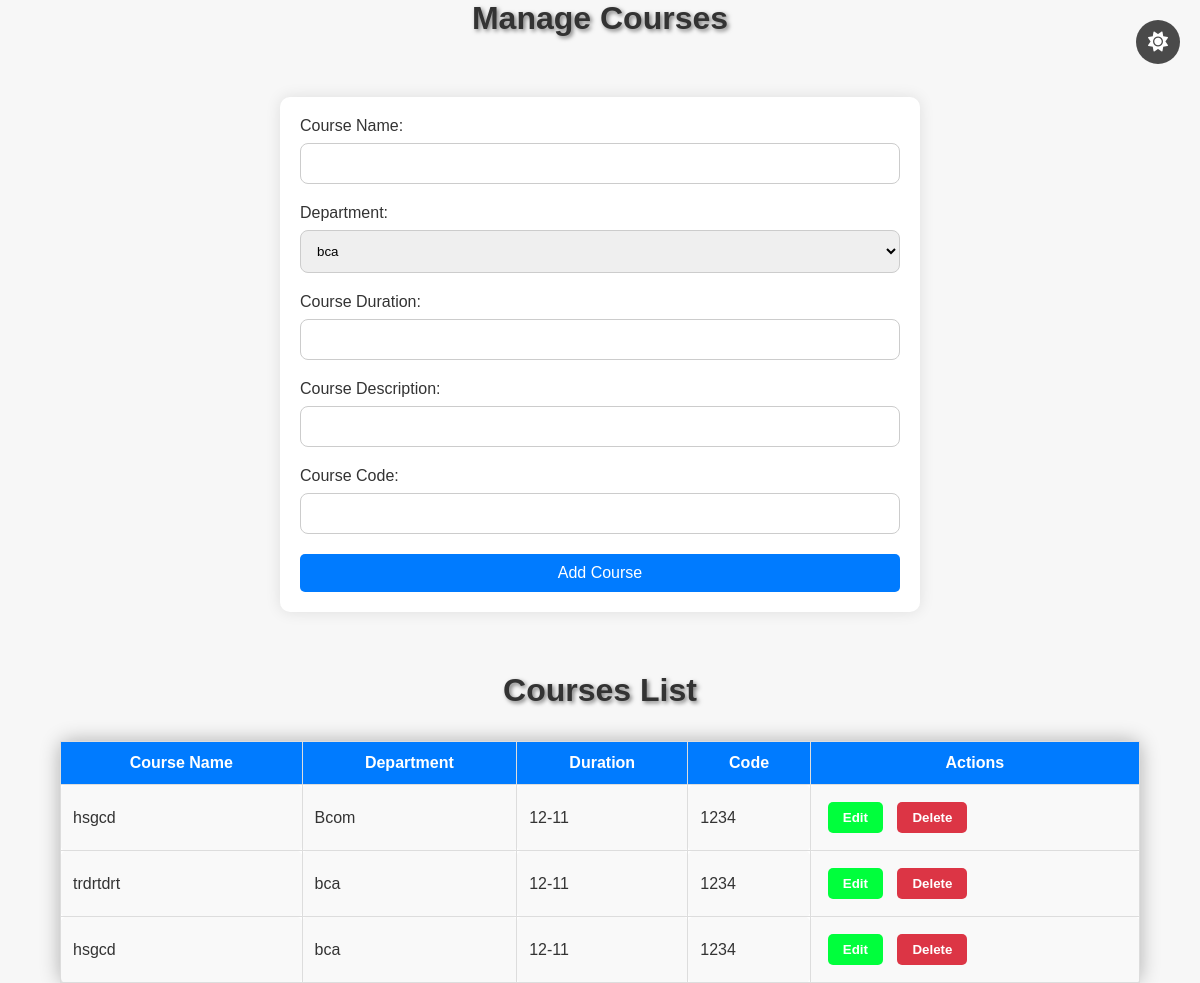
/manage_courses/, run on the app's committed database.
### SynChronisApp/models.py (models this page shows)
class CourseTable(models.Model):
    CourseName = models.CharField(max_length=50, null=True, blank=True)
    Department = models.ForeignKey(DepartmentsTable, on_delete=models.CASCADE, null=True, blank=True)
    CourseDuration = models.CharField(max_length=50, null=True, blank=True)
    CourseDescription = models.CharField(max_length=500, null=True, blank=True)
    CourseCode = models.CharField(max_length=50, null=True, blank=True)

class DepartmentsTable(models.Model):
    department_id = models.IntegerField(null=False, blank=False)
    Department = models.CharField(max_length=50, null=True, blank=True)

### SynChronisApp/views.py (the view, shortened to what this page needs)
# urls.py: path('manage_courses/', ManageCoursesView.as_view(), name='manage_courses'),
class ManageCoursesView(View):
    def get(self, request):
        courses = CourseTable.objects.all()
        departments = DepartmentsTable.objects.all()
        form = CourseForm()
        return render(request, 'manage_courses.html', {
            'courses': courses,
            'departments': departments,
            'form': form
        })

### SynChronisApp/form.py
class CourseForm(forms.ModelForm):
    class Meta:
        model = CourseTable
        fields = ['CourseName', 'Department', 'CourseDuration', 'CourseDescription', 'CourseCode']

### templates/manage_courses.html (shortened to what this page needs)
{% load static %}
<html lang="en">
<head>
    <link rel="stylesheet" href="{% static 'css/manage.css' %}">
    <link href="https://cdnjs.cloudflare.com/ajax/libs/font-awesome/6.0.0-beta3/css/all.min.css" rel="stylesheet">
</head>
<body>
    <button id="theme-toggle-btn" class="theme-toggle-btn">
        <i class="fa fa-sun"></i>
    </button>
    <h2>Manage Courses</h2>
    <form id="course-form" method="post">
        <label for="id_CourseName">Course Name:</label>
        <input type="text" name="CourseName" id="id_CourseName" required><br>
        <label for="id_Department">Department:</label>
        <select name="Department" id="id_Department" required>
            {% for department in departments %}
                <option value="{{ department.id }}">{{ department.Department }}</option>
            {% endfor %}
        </select><br>
        <label for="id_CourseDuration">Course Duration:</label>
        <input type="text" name="CourseDuration" id="id_CourseDuration" required><br>
        <label for="id_CourseDescription">Course Description:</label>
        <input type="text" name="CourseDescription" id="id_CourseDescription" required><br>
        <label for="id_CourseCode">Course Code:</label>
        <input type="text" name="CourseCode" id="id_CourseCode" required><br>
        <button type="submit">Add Course</button>
    </form>
    <h3>Courses List</h3>
    <table id="courses-list">
        <thead>
            <tr>
                <th>Course Name</th>
                <th>Department</th>
                <th>Duration</th>
                <th>Code</th>
                <th>Actions</th>
            </tr>
        </thead>
        <tbody>
            {% for course in courses %}
            <tr id="course-{{ course.id }}">
                <td>{{ course.CourseName }}</td>
                <td>{{ course.Department.Department }}</td>
                <td>{{ course.CourseDuration }}</td>
                <td>{{ course.CourseCode }}</td>
                <td>
                    <button id="edit-course-btn" class="edit-course-btn" data-id="{{ course.id }}">Edit</button>
                    <button id="delete-course-btn" class="delete-course-btn" data-id="{{ course.id }}">Delete</button>
                </td>
            </tr>
            {% endfor %}
        </tbody>
    </table>
</body>
</html>

### static/css/manage.css (style rules this page uses)
body { font-family: 'Arial', sans-serif; margin: 0; padding: 0; height: 100%; background: url('https://maps.googleapis.com/maps/api/staticmap?center=40.748817,-73.985428&zoom=15&size=600x300&maptype=roadmap') no-repeat center center fixed; background-size: cover; overflow: hidden; color: #333; overflow-y: scroll; }
h2, h3 { text-align: center; color: inherit; font-size: 2rem; font-weight: bold; text-shadow: 2px 2px 4px rgba(0, 0, 0, 0.5); }
button { cursor: pointer; border: none; padding: 10px 20px; border-radius: 5px; transition: all 0.3s ease; }
#theme-toggle-btn { position: fixed; top: 20px; right: 20px; background-color: rgba(0, 0, 0, 0.7); color: white; padding: 12px; border-radius: 50%; font-size: 18px; }
#theme-toggle-btn i { font-size: 20px; }
form { max-width: 600px; margin: 60px auto; padding: 20px; border-radius: 10px; background-color: rgba(255, 255, 255, 0.85); box-shadow: 0 0 15px rgba(0, 0, 0, 0.1); }
form label { font-size: 1rem; color: #333; margin-bottom: 5px; }
form input, form select { width: 100%; padding: 12px; margin: 8px 0 20px 0; border: 1px solid #ccc; border-radius: 8px; box-sizing: border-box; }
form button { background-color: #007bff; color: white; font-size: 1rem; width: 100%; transition: background-color 0.3s; }
table { width: 90%; margin: 30px auto; border-collapse: collapse; box-shadow: 0 0 20px rgba(0, 0, 0, 0.3); border-radius: 10px; background-color: rgba(255, 255, 255, 0.8); }
th, td { padding: 12px; text-align: left; border: 1px solid #ddd; }
th { background-color: #007bff; color: white; font-weight: bold; text-align: center; }
td { background-color: rgba(255, 255, 255, 0.9); color: #333; border-radius: 5px; }
button.edit-course-btn, button.delete-course-btn { padding: 8px 15px; margin: 5px; background-color: #28a745; color: white; border-radius: 5px; transition: all 0.3s ease; }
button.delete-course-btn { background-color: #dc3545; }
body.light { background-color: #f7f7f7; }
body.light form { background-color: #fff; box-shadow: 0 0 15px rgba(0, 0, 0, 0.1); }
body.light table { background-color: #fff; color: #333; border-radius: 10px; }
body.light th { background-color: #007bff; }
body.light td { background-color: #f9f9f9; }
body.light th, body.light td { border: 1px solid #ddd; }
body.light button { background-color: #007bff; color: white; }
.light #edit-course-btn, .light #edit-btn, .light #edit-department-btn { background-color: #00ff3c; color: white; font-weight: bold; }
.light #delete-course-btn, .light #delete-btn, .light #delete-department-btn { background-color: #dc3545; color: white; font-weight: bold; }

### data on the page
CourseTable: CourseName "hsgcd", Department.Department "Bcom", CourseDuration "12-11", CourseCode "1234"
CourseTable: CourseName "trdrtdrt", Department.Department "bca", CourseDuration "12-11", CourseCode "1234"
CourseTable: CourseName "hsgcd", Department.Department "bca", CourseDuration "12-11", CourseCode "1234"

### other printed values
form field Department "bca"
